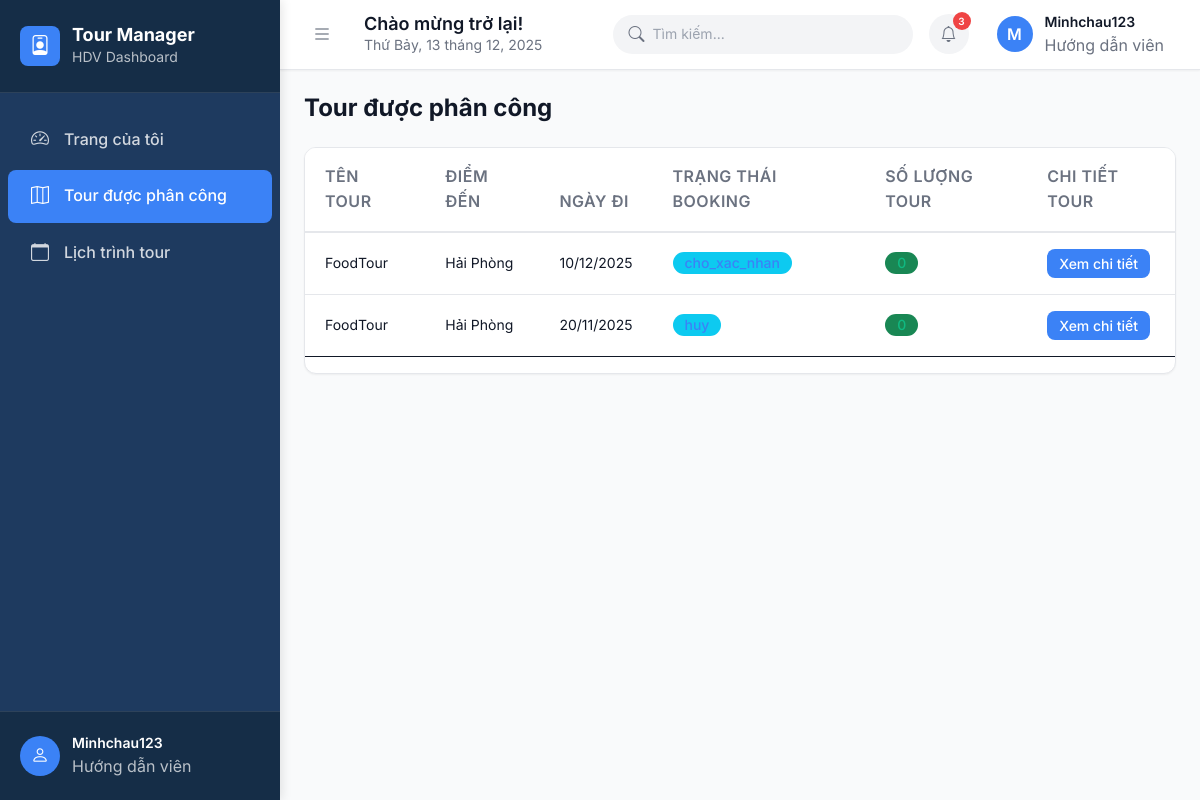
Screenshot of /?act=hdv_my_tours (signed in) with the database file from the repository.
### tables this page shows
CREATE TABLE `phan_cong_hdv` (
  `id` int NOT NULL,
  `id_hdv` int NOT NULL,
  `id_booking` int DEFAULT NULL,
  `ngay_di` date DEFAULT NULL
);

CREATE TABLE `tour` (
  `id` int NOT NULL,
  `tour_name` varchar(100) DEFAULT NULL,
  `image` varchar(255) DEFAULT NULL,
  `description` text,
  `destination` varchar(100) DEFAULT NULL,
  `id_danh_muc` int DEFAULT NULL,
  `status` tinyint(1) DEFAULT NULL,
  `duration` int DEFAULT NULL
);

CREATE TABLE `booking` (
  `id` int NOT NULL,
  `id_tour` int NOT NULL,
  `schedule_id` int DEFAULT NULL,
  `ngay_di` date DEFAULT NULL,
  `loai_dat` varchar(20) DEFAULT 'ca_nhan',
  `trang_thai` varchar(50) DEFAULT 'cho_xac_nhan',
  `tong_tien` decimal(12,2) DEFAULT '0.00',
  `ngay_tao` datetime DEFAULT CURRENT_TIMESTAMP,
  `ngay_cap_nhat` datetime DEFAULT CURRENT_TIMESTAMP ON UPDATE CURRENT_TIMESTAMP,
  `trang_thai_thanh_toan` varchar(50) DEFAULT 'chua_thanh_toan'
);

### controllers/HdvController.php (called while the page is built, shortened)
<?php
class HdvController
{
    public function myTours()
    {
        $hdvModel = new HdvModel();
        $account_id = $_SESSION['user_id'];
        $hdvProfile = $hdvModel->getHdvInfoByAccountId($account_id);
        $hdv_id = $hdvProfile['id'];
        $assignedTours = $hdvModel->getAssignedTours($hdv_id);
        require_file_view("HDV/hdv_my_tours", compact("assignedTours"));
    }
}

### models/HdvModel.php (called while the page is built, shortened)
<?php
class HdvModel
{
    private $pdo;
    public function __construct()
    {
        $host = 'localhost';
        $db   = 'duan1-nhom6';
        $user = 'root';
        $pass = '';
        $charset = 'utf8mb4';
        $dsn = "mysql:host=$host;dbname=$db;charset=$charset";
        $options = [
            PDO::ATTR_ERRMODE            => PDO::ERRMODE_EXCEPTION,
            PDO::ATTR_DEFAULT_FETCH_MODE => PDO::FETCH_ASSOC,
            PDO::ATTR_EMULATE_PREPARES   => false,
        ];
        try {
            $this->pdo = new PDO($dsn, $user, $pass, $options);
        } catch (PDOException $e) {
            throw new PDOException($e->getMessage(), (int)$e->getCode());
        }
    }
    public function getAssignedTours($hdv_id)
    {
        $sql = "
            SELECT
                pc.id AS phan_cong_id,
                pc.ngay_di,
                b.id AS booking_id,
                b.ngay_di,
                b.trang_thai AS booking_status,
                t.id AS tour_id,
                t.tour_name,
                t.destination,
                t.status AS tour_status
            FROM phan_cong_hdv pc
            LEFT JOIN booking b ON pc.id_booking = b.id
            LEFT JOIN tour t ON b.id_tour = t.id
            WHERE pc.id_hdv = ?
            ORDER BY pc.ngay_di DESC
        ";
        return $this->pdo_query($sql, [$hdv_id]);
    }
    public function getHdvInfoByAccountId($account_id)
    {
        $sql = "SELECT * FROM nhansu WHERE id_taikhoan = ?";
        return $this->pdo_query_one($sql, [$account_id]);
    }
    private function pdo_query($sql, $params = [])
    {
        $stmt = $this->pdo->prepare($sql);
        $stmt->execute($params);
        return $stmt->fetchAll();
    }
    private function pdo_query_one($sql, $params = [])
    {
        $stmt = $this->pdo->prepare($sql);
        $stmt->execute($params);
        return $stmt->fetch();
    }
}

### views/HDV/hdv_my_tours.php (the view)
<?php include "views/HDV/header_hdv.php"; ?>
<?php include "views/HDV/sidebar_hdv.php"; ?>
<div class="page-header">
    <h1>Tour được phân công</h1>
</div>
<div class="table-container">
    <table class="table">
        <thead>
            <tr>
                <th>Tên Tour</th>
                <th>Điểm đến</th>
                <th>Ngày đi</th>
                <th>Trạng thái Booking</th>
                <th>Số lượng tour </th>
                <th>Chi tiết tour</th>
            </tr>
        </thead>
        <tbody>
            <?php if (empty($assignedTours)): ?>
                <tr>
                    <td colspan="6" style="text-align:center; padding:20px;">
                        Chưa có tour nào được phân công.
                    </td>
                </tr>
            <?php else: ?>
                <?php foreach ($assignedTours as $t): ?>
                <tr>
                    <td><?= htmlspecialchars($t['tour_name'] ?? 'N/A') ?></td>
                    <td><?= htmlspecialchars($t['destination'] ?? 'N/A') ?></td>
                    <td>
                        <?= $t['ngay_di'] ? date("d/m/Y", strtotime($t['ngay_di'])) : "N/A" ?>
                    </td>
                    <td>
                        <span class="badge bg-info">
                            <?= htmlspecialchars($t['booking_status'] ?? 'N/A') ?>
                        </span>
                    </td>
                    <td>
                        <span class="badge bg-success">
                            <?= htmlspecialchars($t['tour_status'] ?? 'N/A') ?>
                        </span>
                    </td>
                    <td>
                         <a href="index.php?act=booking-detail&id=<?= $item['id'] ?>"
                           class="btn btn-primary btn-sm">
                            Xem chi tiết
                        </a>
                    </td>
                </tr>
                <?php endforeach; ?>
            <?php endif; ?>
        </tbody>
    </table>
</div>
<?php include "views/HDV/footer_hdv.php"; ?>

### views/layout/assets/style.css (style rules this page uses)
:root { --sidebar-bg: #1e3a5f; --sidebar-dark: #152d47; --sidebar-active: #3b82f6; --sidebar-hover: #2d4a6b; --header-bg: #ffffff; --header-border: #e5e7eb; --primary-blue: #3b82f6; --primary-blue-dark: #2563eb; --primary-blue-light: #60a5fa; --text-primary: #111827; --text-secondary: #6b7280; --text-muted: #9ca3af; --text-light: #ffffff; --bg-white: #ffffff; --bg-gray: #f9fafb; --bg-gray-light: #f3f4f6; --border-color: #e5e7eb; --border-dark: #d1d5db; --success: #10b981; --warning: #f59e0b; --danger: #ef4444; --info: #3b82f6; --shadow-sm: 0 1px 2px 0 rgba(0, 0, 0, 0.05); --shadow-md: 0 4px 6px -1px rgba(0, 0, 0, 0.1); --shadow-lg: 0 10px 15px -3px rgba(0, 0, 0, 0.1); --space-1: 0.25rem; --space-2: 0.5rem; --space-3: 0.75rem; --space-4: 1rem; --space-5: 1.25rem; --space-6: 1.5rem; --space-8: 2rem; --font-family: 'Inter', -apple-system, BlinkMacSystemFont, 'Segoe UI', sans-serif; --text-sm: 0.875rem; --text-base: 1rem; --text-lg: 1.125rem; --text-xl: 1.25rem; --text-2xl: 1.5rem; --radius-sm: 0.375rem; --radius-md: 0.5rem; --radius-lg: 0.75rem; --radius-xl: 1rem; --radius-full: 9999px; }
* { box-sizing: border-box; margin: 0; padding: 0; }
body { font-family: var(--font-family); background: var(--bg-gray); color: var(--text-primary); line-height: 1.6; overflow-x: hidden; }
.page-header { margin-bottom: var(--space-6); }
.page-header h1 { font-size: var(--text-2xl); font-weight: 700; color: var(--text-primary); margin-bottom: var(--space-2); }
.btn { display: inline-flex; align-items: center; gap: var(--space-2); padding: var(--space-2) var(--space-4); border: none; border-radius: var(--radius-md); font-size: var(--text-sm); font-weight: 500; cursor: pointer; transition: all 0.2s; text-decoration: none; }
.btn-primary { background: var(--primary-blue); color: var(--text-light); }
.btn-sm { padding: var(--space-1) var(--space-3); font-size: var(--text-xs); }
.table-container { background: var(--bg-white); border-radius: var(--radius-lg); box-shadow: var(--shadow-sm); border: 1px solid var(--border-color); overflow: hidden; }
.table { width: 100%; border-collapse: collapse; }
.table thead { background: var(--bg-gray-light); }
.table thead th { padding: var(--space-4) var(--space-5); text-align: left; font-size: var(--text-xs); font-weight: 600; color: var(--text-secondary); text-transform: uppercase; letter-spacing: 0.5px; border-bottom: 2px solid var(--border-color); }
.table tbody tr { border-bottom: 1px solid var(--border-color); transition: all 0.2s; }
.table tbody tr:last-child { border-bottom: none; }
.table td { padding: var(--space-4) var(--space-5); font-size: var(--text-sm); color: var(--text-primary); vertical-align: middle; }
.badge { display: inline-flex; align-items: center; padding: var(--space-1) var(--space-3); border-radius: var(--radius-full); font-size: var(--text-xs); font-weight: 500; }
.bg-success { background: rgba(16, 185, 129, 0.1); color: var(--success); }
.bg-info { background: rgba(59, 130, 246, 0.1); color: var(--info); }

### rows the page displays
phan_cong_hdv: tour.tour_name "FoodTour", tour.destination "Hải Phòng", id_booking.ngay_di "10/12/2025", id_booking.trang_thai "cho_xac_nhan", tour.status "0"
phan_cong_hdv: tour.tour_name "FoodTour", tour.destination "Hải Phòng", id_booking.ngay_di "20/11/2025", id_booking.trang_thai "huy", tour.status "0"

### other values shown
substr($_SESSION['full_name'] ?? $_SESSION['username'], 0, 1) "M"
$_SESSION['full_name'] "Minhchau123"
$_SESSION['username'] "Minhchau123"
